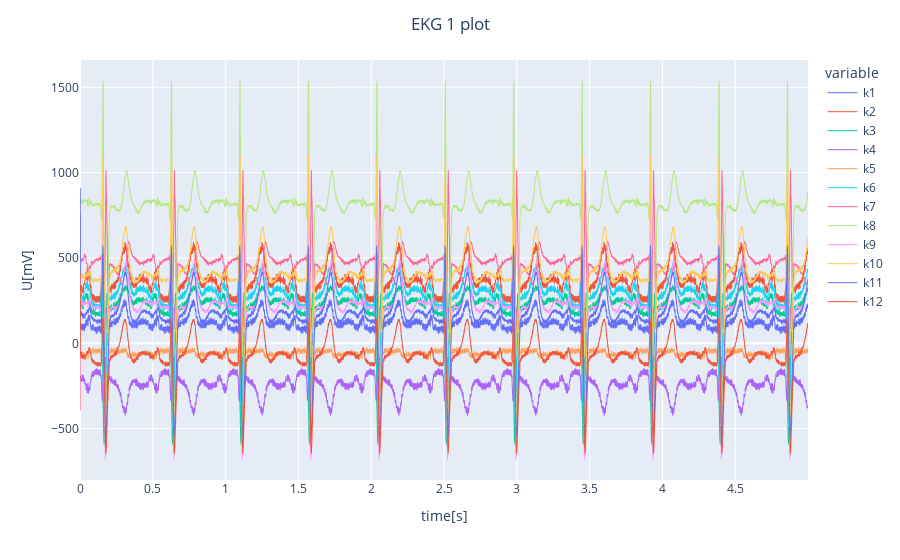

The cell this chart's notebook holds for it:
### Code cell
ekg1_plot = px.line(ekg1)
ekg1_plot.update_traces(line = dict(width = 1))
ekg1_plot.update_xaxes(title_text = 'time[s]')
ekg1_plot.update_yaxes(title_text = 'U[mV]')
ekg1_plot.update_layout(title_text = 'EKG 1 plot', title_font_size = 17, title_x = 0.5)
ekg1_plot.show()

### Figure 1 — Plotly figure (JSON) as saved in the notebook; plotly's stock layout.template omitted (floating-point values rounded to 4 significant figures; data arrays with more than 128 entries replaced by an {"elided": "..."} marker saying what was removed)
{"data": [{"hovertemplate": "variable=k1<br>t=%{x}<br>value=%{y}<extra></extra>", "legendgroup": "k1", "line": {"color": "#636efa", "dash": "solid", "width": 1}, "marker": {"symbol": "circle"}, "mode": "lines", "name": "k1", "showlegend": true, "type": "scattergl", "x": {"elided": "5000 float values"}, "xaxis": "x", "y": {"elided": "5000 int values"}, "yaxis": "y"}, {"hovertemplate": "variable=k2<br>t=%{x}<br>value=%{y}<extra></extra>", "legendgroup": "k2", "line": {"color": "#EF553B", "dash": "solid", "width": 1}, "marker": {"symbol": "circle"}, "mode": "lines", "name": "k2", "showlegend": true, "type": "scattergl", "x": {"elided": "5000 float values"}, "xaxis": "x", "y": {"elided": "5000 int values"}, "yaxis": "y"}, {"hovertemplate": "variable=k3<br>t=%{x}<br>value=%{y}<extra></extra>", "legendgroup": "k3", "line": {"color": "#00cc96", "dash": "solid", "width": 1}, "marker": {"symbol": "circle"}, "mode": "lines", "name": "k3", "showlegend": true, "type": "scattergl", "x": {"elided": "5000 float values"}, "xaxis": "x", "y": {"elided": "5000 int values"}, "yaxis": "y"}, {"hovertemplate": "variable=k4<br>t=%{x}<br>value=%{y}<extra></extra>", "legendgroup": "k4", "line": {"color": "#ab63fa", "dash": "solid", "width": 1}, "marker": {"symbol": "circle"}, "mode": "lines", "name": "k4", "showlegend": true, "type": "scattergl", "x": {"elided": "5000 float values"}, "xaxis": "x", "y": {"elided": "5000 int values"}, "yaxis": "y"}, {"hovertemplate": "variable=k5<br>t=%{x}<br>value=%{y}<extra></extra>", "legendgroup": "k5", "line": {"color": "#FFA15A", "dash": "solid", "width": 1}, "marker": {"symbol": "circle"}, "mode": "lines", "name": "k5", "showlegend": true, "type": "scattergl", "x": {"elided": "5000 float values"}, "xaxis": "x", "y": {"elided": "5000 int values"}, "yaxis": "y"}, {"hovertemplate": "variable=k6<br>t=%{x}<br>value=%{y}<extra></extra>", "legendgroup": "k6", "line": {"color": "#19d3f3", "dash": "solid", "width": 1}, "marker": {"symbol": "circle"}, "mode": "lines", "name": "k6", "showlegend": true, "type": "scattergl", "x": {"elided": "5000 float values"}, "xaxis": "x", "y": {"elided": "5000 int values"}, "yaxis": "y"}, {"hovertemplate": "variable=k7<br>t=%{x}<br>value=%{y}<extra></extra>", "legendgroup": "k7", "line": {"color": "#FF6692", "dash": "solid", "width": 1}, "marker": {"symbol": "circle"}, "mode": "lines", "name": "k7", "showlegend": true, "type": "scattergl", "x": {"elided": "5000 float values"}, "xaxis": "x", "y": {"elided": "5000 int values"}, "yaxis": "y"}, {"hovertemplate": "variable=k8<br>t=%{x}<br>value=%{y}<extra></extra>", "legendgroup": "k8", "line": {"color": "#B6E880", "dash": "solid", "width": 1}, "marker": {"symbol": "circle"}, "mode": "lines", "name": "k8", "showlegend": true, "type": "scattergl", "x": {"elided": "5000 float values"}, "xaxis": "x", "y": {"elided": "5000 int values"}, "yaxis": "y"}, {"hovertemplate": "variable=k9<br>t=%{x}<br>value=%{y}<extra></extra>", "legendgroup": "k9", "line": {"color": "#FF97FF", "dash": "solid", "width": 1}, "marker": {"symbol": "circle"}, "mode": "lines", "name": "k9", "showlegend": true, "type": "scattergl", "x": {"elided": "5000 float values"}, "xaxis": "x", "y": {"elided": "5000 int values"}, "yaxis": "y"}, {"hovertemplate": "variable=k10<br>t=%{x}<br>value=%{y}<extra></extra>", "legendgroup": "k10", "line": {"color": "#FECB52", "dash": "solid", "width": 1}, "marker": {"symbol": "circle"}, "mode": "lines", "name": "k10", "showlegend": true, "type": "scattergl", "x": {"elided": "5000 float values"}, "xaxis": "x", "y": {"elided": "5000 int values"}, "yaxis": "y"}, {"hovertemplate": "variable=k11<br>t=%{x}<br>value=%{y}<extra></extra>", "legendgroup": "k11", "line": {"color": "#636efa", "dash": "solid", "width": 1}, "marker": {"symbol": "circle"}, "mode": "lines", "name": "k11", "showlegend": true, "type": "scattergl", "x": {"elided": "5000 float values"}, "xaxis": "x", "y": {"elided": "5000 int values"}, "yaxis": "y"}, {"hovertemplate": "variable=k12<br>t=%{x}<br>value=%{y}<extra></extra>", "legendgroup": "k12", "line": {"color": "#EF553B", "dash": "solid", "width": 1}, "marker": {"symbol": "circle"}, "mode": "lines", "name": "k12", "showlegend": true, "type": "scattergl", "x": {"elided": "5000 float values"}, "xaxis": "x", "y": {"elided": "5000 int values"}, "yaxis": "y"}], "layout": {"legend": {"title": {"text": "variable"}, "tracegroupgap": 0}, "margin": {"t": 60}, "title": {"font": {"size": 17}, "text": "EKG 1 plot", "x": 0.5}, "xaxis": {"anchor": "y", "domain": [0, 1], "title": {"text": "time[s]"}}, "yaxis": {"anchor": "x", "domain": [0, 1], "title": {"text": "U[mV]"}}}}
